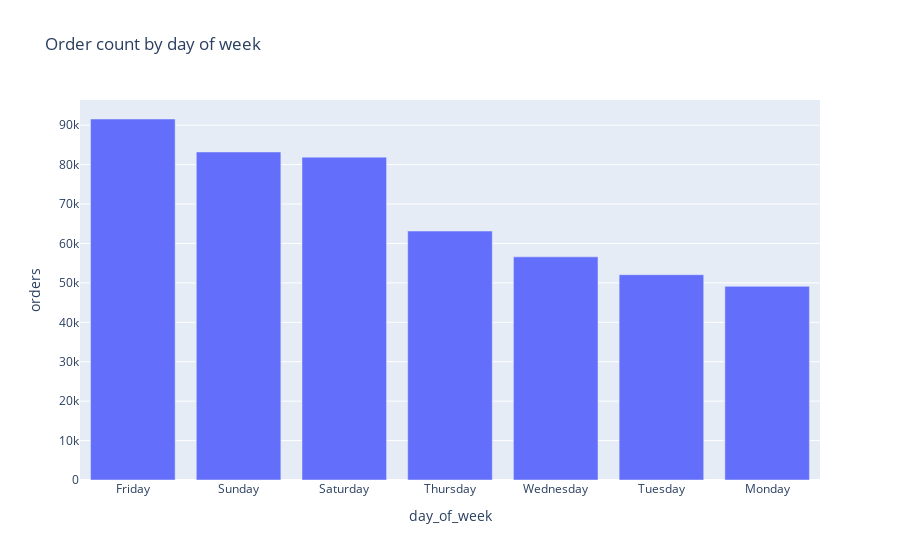

Here is the notebook cell this chart was saved with:
### Markdown cell above
### Time Consistency:
- **Observation**: All top order instances occurred consistently at 21:00 (9 PM).
- **Implication**: Indicates a peak demand period for orders, likely related to dinner time preferences. This can assist in optimizing courier schedules and marketing strategies to meet high demand efficiently.

### Day Consistency:
- **Observation**: Four out of the top five highest order days are Fridays, with one occurrence on a Saturday.
- **Implication**: This trend suggests higher order volumes toward the end of the week, potentially due to weekend preparations or leisure activities. Operational strategies should consider increased resources during these times.

### Date-Specific Insights:
- **September 24, 2021 (Friday)**: Aligns with La Mercè celebrations, likely boosting orders due to city-wide festivities and increased social activities.
- **July 23, 2021 (Friday)**: Typical high demand during the summer, potentially enhanced by vacation season and leisure activities.
- **March 26, 2021 (Friday)**: Reflects regular end-of-week demand without correlation to specific public events.
- **December 25, 2021 (Saturday, Christmas Day)**: Despite being a major holiday when many restaurants might close, the demand spikes possibly due to limited dining options and preferences for convenience.
- **January 7, 2022 (Friday)**: Comes shortly after New Year's Day and during Three Kings Day celebrations, contributing to higher than usual order volumes.

### Operational Recommendations:
- **Enhance Courier Availability**: Particularly on Friday evenings and notable holidays, ensure sufficient couriers are available to handle the surge in orders.
- **Marketing Initiatives**: Deploy targeted promotions during identified peak times to increase order volumes and customer engagement.
- **Adjust Operational Hours**: Consider extending operational hours during peak days or adjusting staff schedules to accommodate the increased demand.

### Code cell
# plot order count by day of week in a bar chart plotly
grouped = eda_train.groupby('day_of_week')['orders'].sum().reset_index()

# sort data 
grouped = grouped.sort_values('orders', ascending=False)

fig = px.bar(grouped, x='day_of_week', y='orders', title='Order count by day of week')
fig.show()

### Figure 1 — Plotly figure (JSON) as saved in the notebook; plotly's stock layout.template omitted (floating-point values rounded to 4 significant figures)
{"data": [{"alignmentgroup": "True", "hovertemplate": "day_of_week=%{x}<br>orders=%{y}<extra></extra>", "legendgroup": "", "marker": {"color": "#636efa", "pattern": {"shape": ""}}, "name": "", "offsetgroup": "", "orientation": "v", "showlegend": false, "textposition": "auto", "type": "bar", "x": ["Friday", "Sunday", "Saturday", "Thursday", "Wednesday", "Tuesday", "Monday"], "xaxis": "x", "y": [91567, 83200, 81895, 63146, 56596, 52077, 49120], "yaxis": "y"}], "layout": {"barmode": "relative", "legend": {"tracegroupgap": 0}, "title": {"text": "Order count by day of week"}, "xaxis": {"anchor": "y", "domain": [0, 1], "title": {"text": "day_of_week"}}, "yaxis": {"anchor": "x", "domain": [0, 1], "title": {"text": "orders"}}}}
